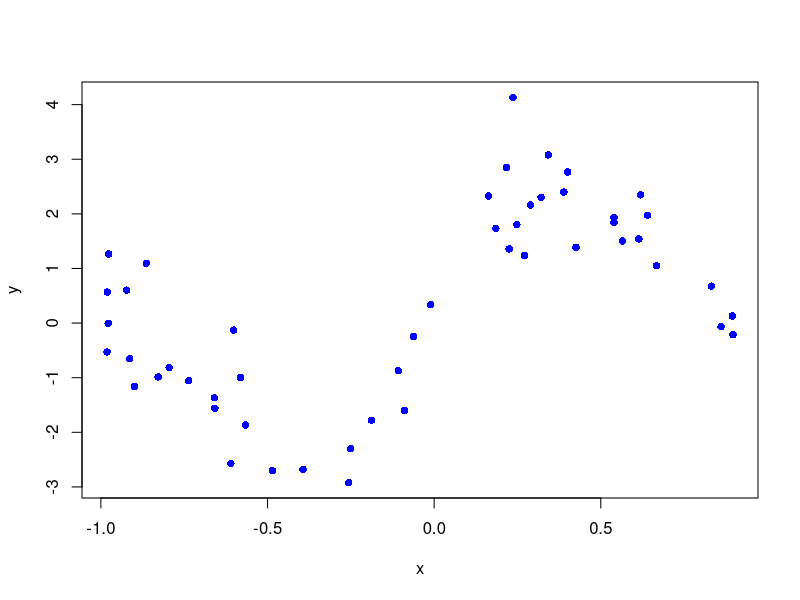

R code for this plot: (Note: this script raises an error after producing the figure.)
rm(list = ls())

# Let's fake a dataset and see if the network evaluates:
set.seed(2019)
N = 50
x = runif(N,-1,1)
e = rnorm(N,0,sqrt(0.5))
y = 2*x+2*sin(1.5*pi*x)+e
plot(y~x,pch = 16, col = 'blue')

# Get the data in matrix form:
X = matrix(x,N,1) #cbind(x,x^2,x^3)
Y = matrix(y,N,1)


# Specify activation functions for the hidden and output layers:
sig1 = function(z)
{
  tanh(z)#1/(1+exp(-z))
}
sig1. = function(z) # sig. means prime
{
	
}
sig2 = function(z)
{
   z
}
sig2. = function(z)
{
  1+0*z # so that it converts it into a vector or a matrix form instead of just a scaler
}

g = function(Y,aL)
{
	 0.5*(Y-aL)^2 # coded obj fn as an obj fn but with neural etworks, usually integrate within, use 0.5 so that hen taking the derivative the 2 comes forward and the .5 dissapears
}


g. = function(Y,aL)
{
	 -1*(Y-aL)
}
# Write a function that evaluates the neural network (forward recursion):
# X     - Input matrix (N x p)
# Y     - Output matrix(N x q)
# theta - A parameter vector (all of the parameters)
# m     - Number of nodes on hidden layer
# lam   - Regularisation parameter (see later)
neural_net = function(X,Y, theta,m, nu)
{
	 # Relevant dimensional variables:
   N = dim(X)[1]
   p = dim(X)[2]
   q = dim(Y)[2]
   
   # Populate weight-matrix and bias vectors:
   index = 1:(p*m)
   W1    = matrix(theta[index],p,m)
   index = max(index)+1:(m*q)
   W2    = matrix(theta[index],m,q)
   index = max(index)+1:m
   b1    = matrix(theta[index],m,1)
   index = max(index)+1:q
   b2    = matrix(theta[index],q,1)
  
   dW1 = 0*W1 # creates storage
   dW2 =  0*W2
   db1 = 0*b1
   db2 = 0*b2
   
   # Evaluate network:
   Yhat  = rep(NA,N)
   error = rep(NA,N)
   for(i in 1:N) # loop through all observations
   {
   	  a0 = matrix(X[i,],p,1) # boundary cond
   	  z1 = t(W1)%*%a0+b1
   	  a1 = sig1(z1) # translation
   	  z2 = t(W2)%*%a1+b2
   	  a2 = sig2(z2) # output translations
   	  
   	  
   	  Yhat[i]  = a2
   	  error[i] = g(Y[i],Yhat[i]) # g is the objective function
   	  
   	  d2 = g.(Y[i], Yhat[i])*sig2.(z2) # working gradients of the neural network
   	  d1 = (W2%*%d2)*sig1.(z1)
   	  
   	  db1 = db1 + d1 # get the cummulative of the gradient because each ci is one loop, 
   	  db2 = db2 + d2 # so each time the loop runs, you ant to accumulate the gradients to get c = sum of ci
   	  dW1 = dW1 + (a0%*%t(d1)) # if the obj was not C but i/n*C then you would needto divide each of the derivatives 
   	  dW2 = dW2 + (a1%*%t(d2)) # by 1/n
   	}
   
   
   dW1 = dW1 + nu*2*W1
   dW2 = dW2 + nu*2*W2
   
   # Calculate error:
   
   E1 = sum(error)
   E2 = E1 + nu/Nsum(W1^2) + sum(2^2)# modified objective/penalised objective; regularisation is after E1 +...
   
   # Return predictions and error:
   return(list(Yhat = Yhat,grad =c(dW1, dW2, db1, db2) , E1 = E1, E2 = E2))
}

# We need to know the number of parameters in the network:

m     =  15
p     = dim(X)[2]
q     = dim(Y)[2]
npars = p*m+m*q+m+q
npars
theta_rand = runif(npars,-1,1)
res = neural_net(X,Y,theta_rand,m,0)
res

# Response curve:
xx = seq(-1,+1,1/100) #lattice
XX = matrix(xx,ncol = 1)
YY = XX*0 # Just a dummy
res_fitted = neural_net(XX,YY,theta_rand,m,0)
lines(res_fitted$Yhat~xx,lwd  = 2,col = 'red')

#=============================================
# Gradient Descent
#=============================================

grad_descent = function(theta_start,iterations,h,plt = TRUE)
{
  
  theta = theta_start
  pars = matrix(x(NA, length(theta), iterations))
  pars[,1] = theta_start
  
  error = rep(NA, iterations)
  res = neural_net(X,Y,theta,m,0)
  error[1] = res$E1
  
	for(i in 2:iterations)
	{
	  theta = theta - h*res$grad
	  res = neural_net(X,Y,theta,m,0)
	  error[1] = res$E1
	  pars[,i] = theta
	}
	return(list(error = error, theta_hat = theta, grad_hat = res$grad, pars = pars))
}
#quartz() - mac; window() - for windows
nu = 0.1
res_opt = grad_descent(theta_rand, 10000, 0.01, TRUE) # hasnt reached the min at 5000 iterations, increase learning rate if it takes too long

par(mfrow = c(2,2))
plot(res_opt$error, type = 'l') # x axis tells you the iteration number

plot(res_opt$grad_hat, type = 'h', ylim = c(-1,1)*0.1) # x axis tells ou what the parameter is
abline(h = c(-1,1)*0.01, lty = 2)

plot(res_opt$pars[1,], type = 'n', ylim = range(res_opt$pars))
for (j in 1:npars) 
{
  lines(res_opt$pars[j,])
}

# effect of shrinkage, num of parameters decreased